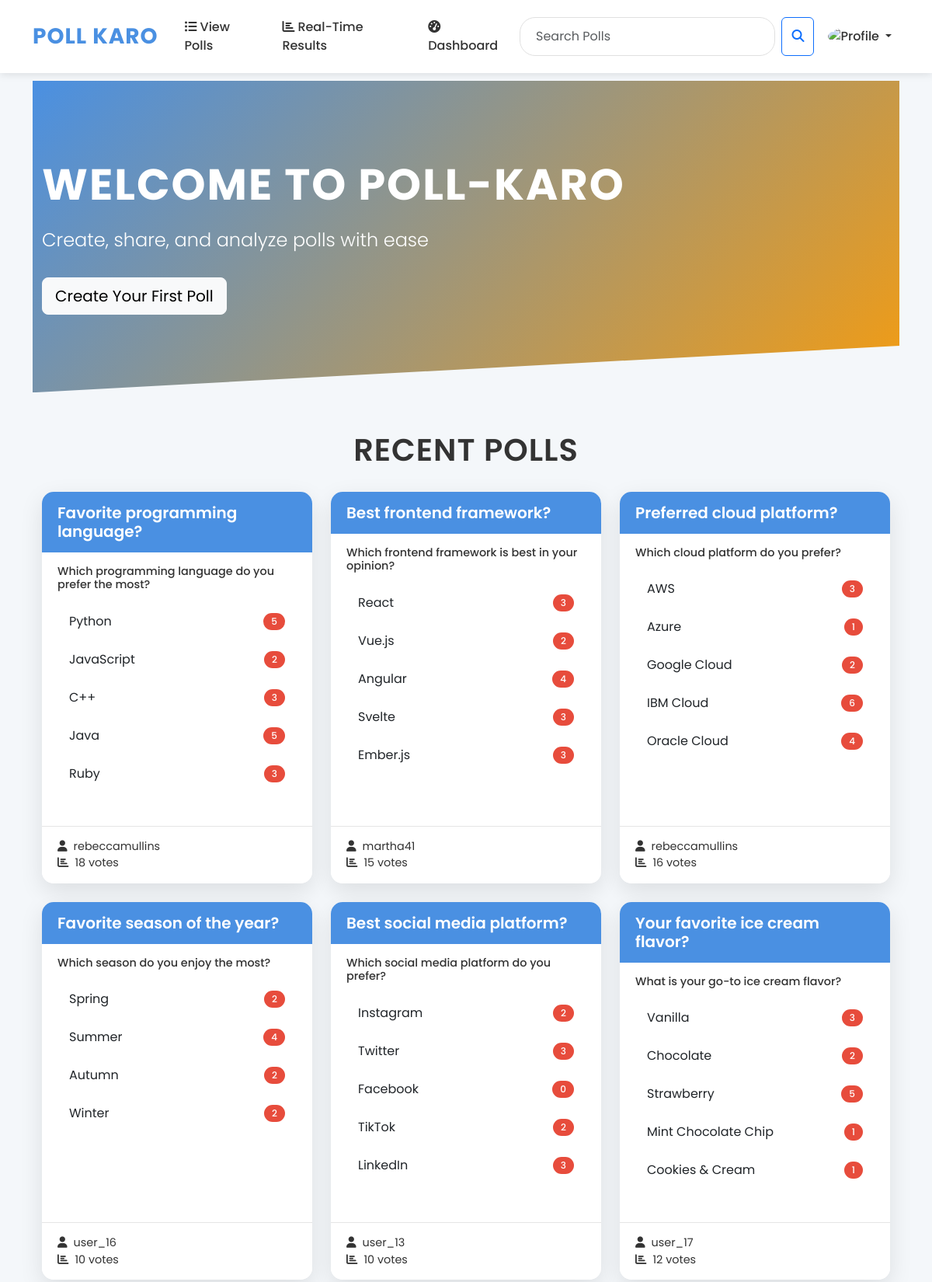
/home/ (signed in, upper part), run on the app's committed database.
### Poll/models.py (models this page shows, shortened)
class Poll(models.Model):
    title = models.CharField(max_length=200)
    question = models.TextField()
    creator = models.ForeignKey(User, on_delete=models.CASCADE, related_name='created_polls')
    image = models.ImageField(upload_to='poll_images/', null=True, blank=True)  # New field

class PollOption(models.Model):
    poll = models.ForeignKey(Poll, related_name='options', on_delete=models.CASCADE)
    option_text = models.CharField(max_length=200)

### Authentication/views.py (the view)
# urls.py: path('home/', views.home_view, name='home'),
@login_required
def home_view(request):
    user = request.user
    polls = Poll.objects.all()
    poll_results = []
    for poll in polls:
        options = poll.options.all()
        labels = [option.option_text for option in options]
        data = [option.votes.count() for option in options]
        total_votes = sum(data)  # Calculate total votes for the poll
        poll_results.append({
            'poll': poll,
            'labels': labels,
            'data': data,
            'total_votes': total_votes,
        })
    context = {
        'user': user,
        'role': 'Superuser' if user.is_superuser else 'Regular User',
        'poll_results': poll_results
    }
    return render(request, 'HomePage.html', context)

### templates/HomePage.html (shortened to what this page needs)
{% extends "base.html" %}
{% block content %}
<div class="hero-section animate__animated animate__fadeIn">
    <div class="container">
        <h1 class="hero-title animate__animated animate__fadeInDown">Welcome to Poll-Karo</h1>
        <p class="hero-subtitle animate__animated animate__fadeInUp animate__delay-1s">Create, share, and analyze polls with ease</p>
        <a href="{% url 'create_poll' %}" class="btn btn-light btn-lg animate__animated animate__fadeInUp animate__delay-2s">Create Your First Poll</a>
    </div>
</div>
<div class="container animate__animated animate__fadeIn animate__delay-1s">
    <h2 class="recent-polls-heading">Recent Polls</h2>
    <div class="row" id="pollGrid">
        {% for result in poll_results %}
            <div class="col-md-4 mb-4">
                <a href="{% url 'poll_results' result.poll.id %}" class="text-decoration-none">
                    <div class="card poll-card">
                        <div class="card-header">
                            <h5 class="card-title">{{ result.poll.title }}</h5>
                        </div>
                        <div class="card-body">
                            <h6 class="card-subtitle mb-2">{{ result.poll.question }}</h6>
                            <ul class="list-group mt-3">
                                {% for option in result.poll.options.all %}
                                    <li class="list-group-item d-flex justify-content-between align-items-center">
                                        {{ option.option_text }}
                                        <span class="badge rounded-pill">{{ option.votes.count }}</span>
                                    </li>
                                {% endfor %}
                            </ul>
                        </div>
                        <div class="card-footer">
                            <p><i class="fas fa-user me-2"></i>{{ result.poll.creator.username }}</p>
                            <p><i class="fas fa-chart-bar me-2"></i>{{ result.total_votes }} votes</p>
                        </div>
                    </div>
                </a>
            </div>
        {% empty %}
            <div class="col-12 text-center">
                <p class="lead">No polls available. Be the first to create one!</p>
                <a href="{% url 'create_poll' %}" class="btn btn-primary btn-lg mt-3">Create a Poll</a>
            </div>
        {% endfor %}
    </div>
</div>
<link rel="stylesheet" href="https://cdnjs.cloudflare.com/ajax/libs/animate.css/4.1.1/animate.min.css">
{% endblock %}

### templates/base.html (style rules this page uses)
:root { --primary-color: #4a90e2; --secondary-color: #f39c12; --accent-color: #e74c3c; --background-color: #f4f7fa; --text-color: #333; --card-bg: #ffffff; --navbar-bg: rgba(255, 255, 255, 0.95); }
body { font-family: 'Poppins', sans-serif; background-color: var(--background-color); color: var(--text-color); min-height: 100vh; display: flex; flex-direction: column; padding-top: 80px; transition: all 0.3s ease; }
.card { background: var(--card-bg); border: none; border-radius: 15px; box-shadow: 0 10px 30px rgba(0, 0, 0, 0.1); transition: transform 0.3s ease, box-shadow 0.3s ease; margin-bottom: 20px; overflow: hidden; }

### templates/HomePage.html (style rules this page uses)
.hero-section { background: linear-gradient(135deg, var(--primary-color) 0%, var(--secondary-color) 100%); color: white; padding: 100px 0; margin-bottom: 50px; clip-path: polygon(0 0, 100% 0, 100% 85%, 0 100%); }
.hero-title { font-size: 3.5rem; font-weight: 700; margin-bottom: 20px; text-transform: uppercase; letter-spacing: 2px; }
.hero-subtitle { font-size: 1.5rem; margin-bottom: 30px; font-weight: 300; }
.recent-polls-heading { font-size: 2.5rem; font-weight: 600; margin-bottom: 30px; color: var(--text-color); text-align: center; text-transform: uppercase; letter-spacing: 1px; }
.poll-card { height: 100%; transition: all 0.3s ease; border: none; box-shadow: 0 10px 30px rgba(0, 0, 0, 0.1); border-radius: 15px; overflow: hidden; }
.card-header { background-color: var(--primary-color); border-bottom: none; color: white; padding: 15px 20px; }
.card-title { color: white; font-weight: 600; margin-bottom: 0; }
.card-subtitle { font-size: 0.9rem; color: var(--text-color); }
.list-group-item { border: none; padding: 10px 15px; background-color: var(--card-bg); margin-bottom: 5px; border-radius: 5px; transition: background-color 0.3s ease; }
.badge { background-color: var(--accent-color); color: white; font-weight: 500; padding: 5px 10px; }
.card-body { padding: 20px; }
.card-footer { background-color: var(--card-bg); border-top: 1px solid rgba(0,0,0,0.1); padding: 15px 20px; }
.card-footer p { margin-bottom: 0; font-size: 0.9rem; color: var(--text-color); }

### data on the page
Poll: poll "Favorite programming language?", poll.question "Which programming language do you prefer the most?", poll.creator.username "rebeccamullins", total_votes "18"
PollOption: option_text "Python", votes.count "5"
PollOption: option_text "JavaScript", votes.count "2"
PollOption: option_text "C++", votes.count "3"
PollOption: option_text "Java", votes.count "5"
PollOption: option_text "Ruby", votes.count "3"
Poll: poll "Best frontend framework?", poll.question "Which frontend framework is best in your opinion?", poll.creator.username "martha41", total_votes "15"
PollOption: option_text "React", votes.count "3"
PollOption: option_text "Vue.js", votes.count "2"
PollOption: option_text "Angular", votes.count "4"
PollOption: option_text "Svelte", votes.count "3"
PollOption: option_text "Ember.js", votes.count "3"
Poll: poll "Preferred cloud platform?", poll.question "Which cloud platform do you prefer?", poll.creator.username "rebeccamullins", total_votes "16"
PollOption: option_text "AWS", votes.count "3"
PollOption: option_text "Azure", votes.count "1"
PollOption: option_text "Google Cloud", votes.count "2"
PollOption: option_text "IBM Cloud", votes.count "6"
PollOption: option_text "Oracle Cloud", votes.count "4"
Poll: poll "Favorite season of the year?", poll.question "Which season do you enjoy the most?", poll.creator.username "user_16", total_votes "10"
PollOption: option_text "Spring", votes.count "2"
PollOption: option_text "Summer", votes.count "4"
PollOption: option_text "Autumn", votes.count "2"
PollOption: option_text "Winter", votes.count "2"
Poll: poll "Best social media platform?", poll.question "Which social media platform do you prefer?", poll.creator.username "user_13", total_votes "10"
PollOption: option_text "Instagram", votes.count "2"
PollOption: option_text "Twitter", votes.count "3"
PollOption: option_text "Facebook", votes.count "0"
PollOption: option_text "TikTok", votes.count "2"
PollOption: option_text "LinkedIn", votes.count "3"
Poll: poll "Your favorite ice cream flavor?", poll.question "What is your go-to ice cream flavor?", poll.creator.username "user_17", total_votes "12"
PollOption: option_text "Vanilla", votes.count "3"
PollOption: option_text "Chocolate", votes.count "2"
PollOption: option_text "Strawberry", votes.count "5"
PollOption: option_text "Mint Chocolate Chip", votes.count "1"
PollOption: option_text "Cookies & Cream", votes.count "1"
